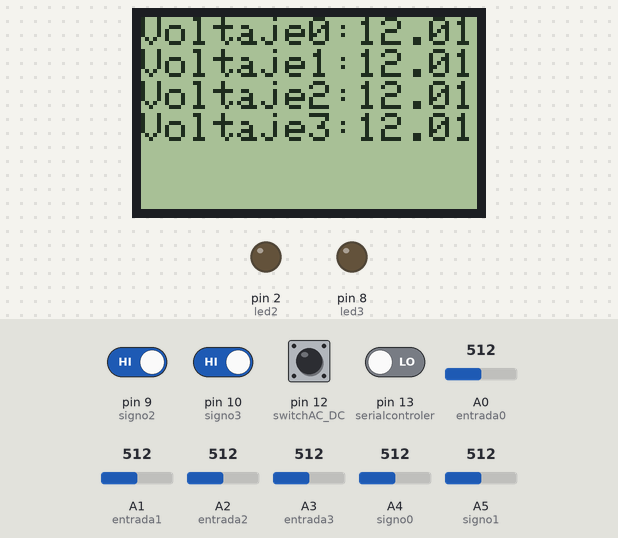
This sketch was run on a simulated Arduino Uno, built with avr-gcc and run on an emulated ATmega328P. Parts: 84×48 one-colour display, output pins drawn as LEDs (lit = HIGH). The inputs (shaded band) are chosen by the test bench; at power-on: pin 9 (signo2), pin 10 (signo3) HIGH, pin 12 (switchAC_DC), pin 13 (serialcontroler) LOW, A2 (entrada2) = 512, A0 (entrada0) = 512, A1 (entrada1) = 512, A3 (entrada3) = 512, A4 (signo0) = 512, A5 (signo1) = 512. What the sketch prints to the serial monitor is not drawn.

Above: at 1.2 s.
1.3 s: pin 13 (serialcontroler) driven HIGH
4.3 s: pin 9 (signo2) driven LOW
At 5.5 s:
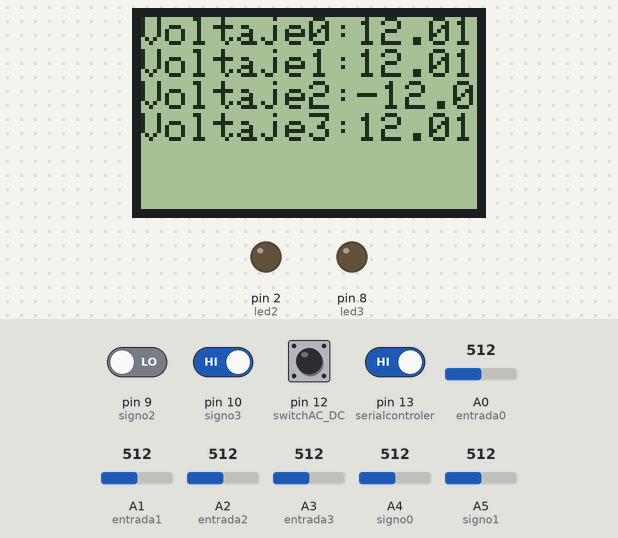
6.0 s: pin 12 (switchAC_DC) pulled HIGH for 1 s
At 6.9 s:
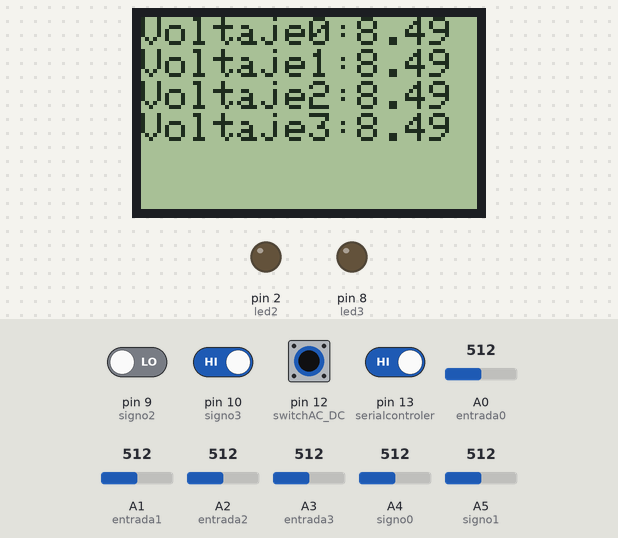
10.0 s: A2 (entrada2) set to 839
At 11.5 s:
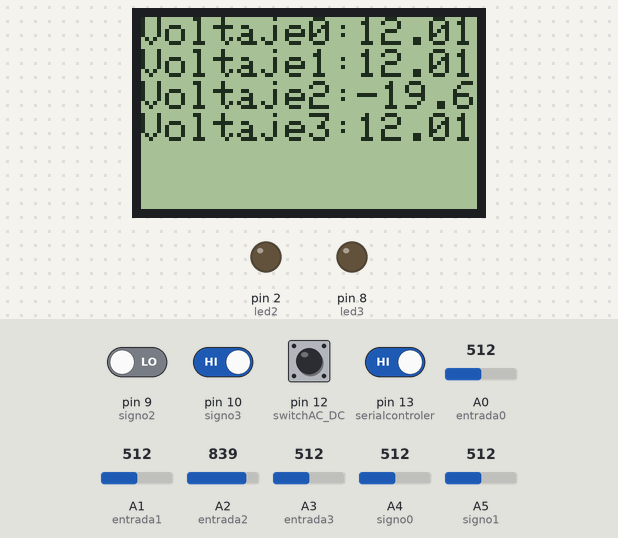
11.8 s: A2 (entrada2) set to 860
At 13.1 s:
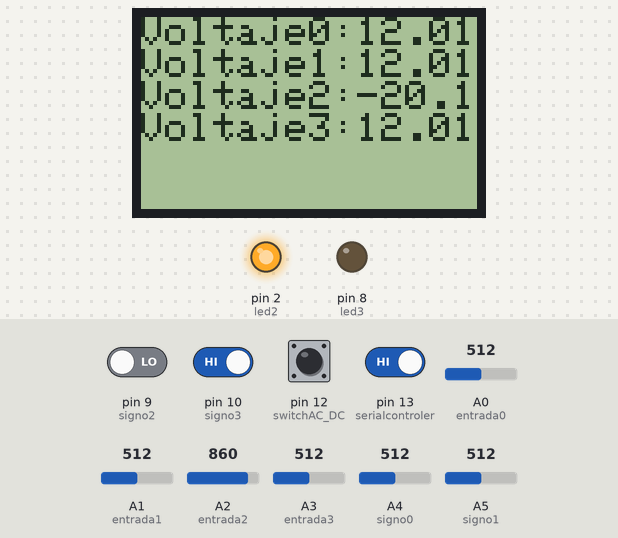
13.4 s: pin 10 (signo3) driven LOW
At 14.8 s:
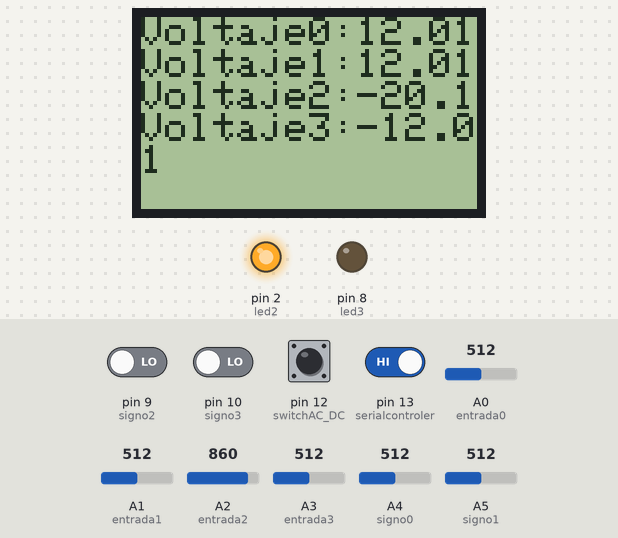
Timing chart, 0 to 16.4 s (numbered marks = the images above; inputs shaded):
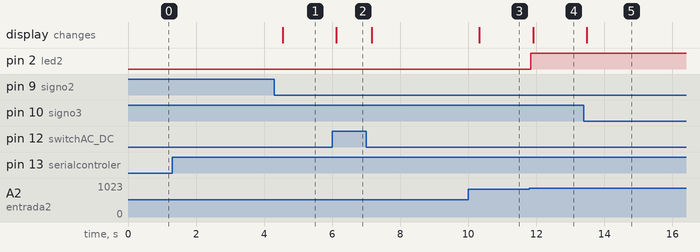

The sketch:

voltimetro.ino
```cpp
#include <PCD8544.h>

// Instancia de Pantalla
static PCD8544 lcd;

// Leds para indicar cuandos se esta midiendo un voltaje mayor a 20 v
int led0 = 0;
int led1 = 1;
int led2 = 2;
int led3 = 8;

// Switches
int serialcontroler = 13;
int switchAC_DC = 12;

// Entradas Analogicas
float voltage0;
int entrada0 = 0;

float voltage1;
int entrada1 = 1;

float voltage2;
int entrada2 = 2;

float voltage3;
int entrada3 = 3;


// Entrada de Signo Analogicas
float valorsigno0;
int signo0 = 4;

float valorsigno1;
int signo1 = 5;

// Entrada de Signo Digitales
int signo2 = 9;
int valsigno2;
int signo3 = 10;
int valsigno3;

void setup() {
  // Configuracion de Pantalla
  lcd.begin() ; // default resolution is 84x48

  // Se establecen los pines con LEDs como salida
  pinMode(led0, OUTPUT);
  pinMode(led1, OUTPUT);
  pinMode(led2, OUTPUT);
  pinMode(led3, OUTPUT);

  // Switches del circuito
  pinMode(serialcontroler, INPUT);
  pinMode(switchAC_DC, INPUT);

  // Se inicia la comunicacion serial para debbuging
  Serial.begin(9600);
}

void loop() {
  // Si modoAC_DC es un 1 es modo AC, si es un 0 es modo DC
  int modoAC_DC = digitalRead(switchAC_DC);

  // Procesamiento de Entradas Analogicas
  float valortemp0 = analogRead(entrada0); // Leemos el valor analogico el cual por el ADC es un valor entero de 0 a 1023
  voltage0 = valortemp0 * (24.0 / 1023.0); // Se convierte el valor leido a un rango de 0v-5v
  if (voltage0>=20){ // Se revisa si el voltaje medido es +-20v o mas para enceder el LED de precuacion
    digitalWrite(led0, HIGH);
  } else {
    digitalWrite(led0, LOW);
  }

  float valortemp1 = analogRead(entrada1); // Leemos el valor analogico el cual por el ADC es un valor entero de 0 a 1023
  voltage1 = valortemp1 * (24.0 / 1023.0); // Se convierte el valor leido a un rango de 0v-5v
  if (voltage1>=20){ // Se revisa si el voltaje medido es +-20v o mas para enceder el LED de precuacion
    digitalWrite(led1, HIGH);
  } else {
    digitalWrite(led1, LOW);
  }

  float valortemp2 = analogRead(entrada2); // Leemos el valor analogico el cual por el ADC es un valor entero de 0 a 1023
  voltage2 = valortemp2 * (24.0 / 1023.0); // Se convierte el valor leido a un rango de 0v-5v
  if (voltage2>=20){ // Se revisa si el voltaje medido es +-20v o mas para enceder el LED de precuacion
    digitalWrite(led2, HIGH);
  } else {
    digitalWrite(led2, LOW);
  }

  float valortemp3 = analogRead(entrada3); // Leemos el valor analogico el cual por el ADC es un valor entero de 0 a 1023
  voltage3 = valortemp3 * (24.0 / 1023.0); // Se convierte el valor leido a un rango de 0v-5v
  if (voltage3>=20){ // Se revisa si el voltaje medido es +-20v o mas para enceder el LED de precuacion
    digitalWrite(led3, HIGH);
  } else {
    digitalWrite(led3, LOW);
  }

  // Se verifica si el valor medidio es AC o DC para procesamiento adicional
  if (modoAC_DC==1){ // Si modoAC_DC es un 1 es modo AC, si es un 0 es modo DC
    voltage0=voltage0*0.7071;
    voltage1=voltage1*0.7071;
    voltage2=voltage2*0.7071;
    voltage3=voltage3*0.7071;
  } else {
    // Se lee el signo que se encuentra en la entrada analogica
    float signotemp0 = analogRead(signo0); // Leemos el valor analogico el cual por el ADC es un valor entero de 0 a 1023
    valorsigno0 = signotemp0 * (5.0 / 1023.0); // Se convierte el valor leido a un rango de 0v-5v
    float signotemp1 = analogRead(signo1); // Leemos el valor analogico el cual por el ADC es un valor entero de 0 a 1023
    valorsigno1 = signotemp1 * (5.0 / 1023.0); // Se convierte el valor leido a un rango de 0v-5v

    // Se lee el signo que se encuentra en la entrada digital
    valsigno2 = digitalRead(signo2);
    valsigno3 = digitalRead(signo3);

    // Habiendo leido el signo se decide como modificar cada voltaje medido
    if(valorsigno0 == 0){voltage0 = -voltage0;}
    if(valorsigno1 == 0){voltage1 = -voltage1;}
    if(valsigno2 == 0){voltage2 = -voltage2;}
    if(valsigno3 == 0){voltage3 = -voltage3;}
  }

  // Se limpia pantalla
  lcd.clear();

  // Se escribe en la pantalla los valores medidos
  lcd.setCursor(0, 0);
  lcd.print("Voltaje0:" + String(voltage0));

  lcd.setCursor(0, 1);
  lcd.print("Voltaje1:" + String(voltage1));

  lcd.setCursor(0, 2);
  lcd.print("Voltaje2:" + String(voltage2));

  lcd.setCursor(0, 3);
  lcd.print("Voltaje3:" + String(voltage3));

  delay(200);

  int valserial = digitalRead(serialcontroler);
  if (valserial==1){
    // Se autoriza comunicacion serial
    Serial.println(String(voltage0) +","+ String(voltage1) + "," + String(voltage2) +","+ String(voltage3));
  }
  /*
  // Se imprime el estado de los switches para debbuging
  Serial.print("valserail: ");
  Serial.println(valserial);
  Serial.print("modoAC_DC: ");
  Serial.println(modoAC_DC);

  // Se imprime el voltage para debbuging
  Serial.print("Voltage0: ");
  Serial.println(voltage0);
  Serial.print("Voltage1: ");
  Serial.println(voltage1);
  Serial.print("Voltage2: ");
  Serial.println(voltage2);
  Serial.print("Voltage3: ");
  Serial.println(voltage3);

  // Se imprime el signo leido para debbuging
  Serial.print("valorsigno0: ");
  Serial.println(valorsigno0);
  Serial.print("valorsigno1: ");
  Serial.println(valorsigno1);
  Serial.print("valsigno2: ");
  Serial.println(valsigno2);
  Serial.print("valsigno3: ");
  Serial.println(valsigno3);
  */

}
```

Measured:
- the behaviour switches between 852 and 853 on A2 (entrada2) (found by bisection; images 3 and 4)
- after the input at 1.3 s, every drawn part: stays the same
- after the input at 4.3 s, the display: changes after 0.25 s (image 1)
- after the input at 6.0 s, the display: changes after 0.12 s (image 2)
- after the input at 10.0 s, the display: changes after 0.32 s (image 3)
- after the input at 11.8 s, pin 2 (led2): LOW → HIGH at once; the display: changes after 0.10 s (image 4)
- after the input at 13.4 s, the display: changes after 0.08 s (image 5)
